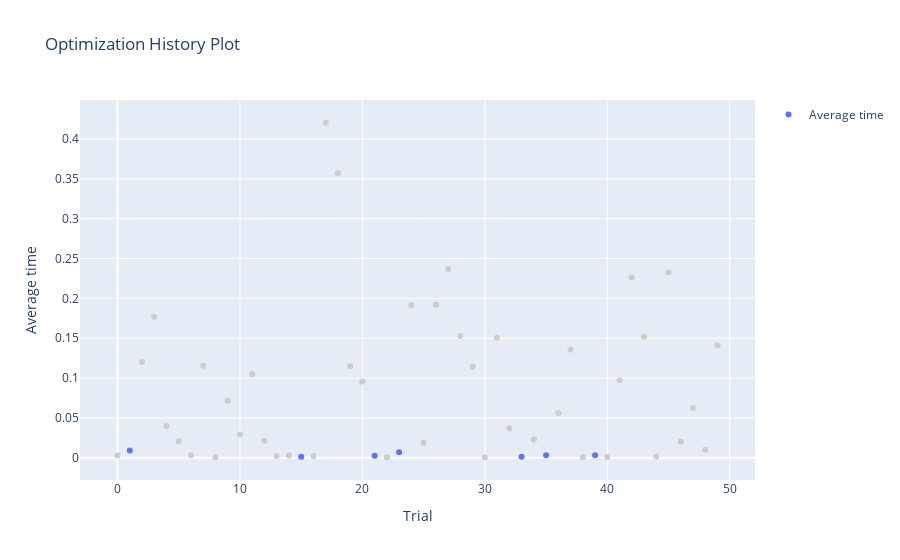

The notebook cell this image was saved under:
### Code cell
plot_optimization_history(lsh_study, target = lambda t: t.values[1], target_name = 'Average time')

### Figure 1 — Plotly figure (JSON) as saved in the notebook; plotly's stock layout.template omitted (floating-point values rounded to 4 significant figures)
{"data": [{"mode": "markers", "name": "Average time", "type": "scatter", "x": [1, 15, 21, 23, 33, 35, 39], "y": [0.009214, 0.001309, 0.002678, 0.007035, 0.001427, 0.003228, 0.003322]}, {"marker": {"color": "#cccccc"}, "mode": "markers", "name": "Infeasible Trial", "showlegend": false, "type": "scatter", "x": [0, 2, 3, 4, 5, 6, 7, 8, 9, 10, 11, 12, 13, 14, 16, 17, 18, 19, 20, 22, 24, 25, 26, 27, 28, 29, 30, 31, 32, 34, 36, 37, 38, 40, 41, 42, 43, 44, 45, 46, 47, 48, 49], "y": [0.002916, 0.1203, 0.1771, 0.03942, 0.02063, 0.003263, 0.1154, 0.0006855, 0.0716, 0.0291, 0.1047, 0.0215, 0.002182, 0.003017, 0.002109, 0.4204, 0.3574, 0.1147, 0.0956, 0.0007029, 0.1913, 0.01891, 0.1921, 0.2369, 0.1528, 0.1143, 0.0007521, 0.1507, 0.03695, 0.02293, 0.05635, 0.1359, 0.0007512, 0.001011, 0.09728, 0.2263, 0.1517, 0.001536, 0.2328, 0.01998, 0.06259, 0.01004, 0.141]}], "layout": {"title": {"text": "Optimization History Plot"}, "xaxis": {"title": {"text": "Trial"}}, "yaxis": {"title": {"text": "Average time"}}}}
